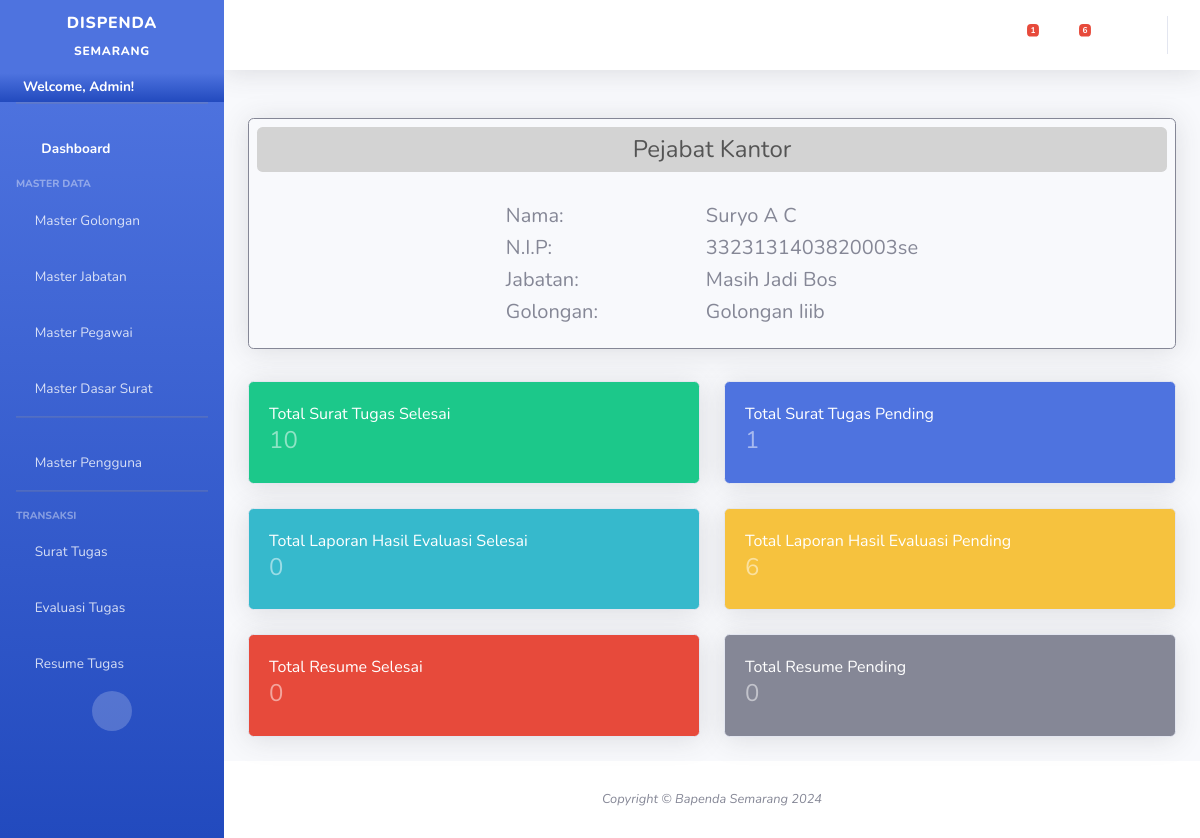
Page / (signed in) on the committed database.
### surat_tugas/models.py (models this page shows, shortened)
class Pengguna(AbstractUser):
    updatedAt = models.DateTimeField(auto_now_add=True,null=True)
    updatedBy = models.CharField(max_length=20,null=True,blank=True)
    is_edit = models.BooleanField(default=False)
    is_delete = models.BooleanField(default=False)
    is_create = models.BooleanField(default=True)
    email = models.CharField(max_length=100,blank=True,null=True,unique=True)

class ConfigDispenda(models.Model):
    is_PLT = models.BooleanField(default=False)
    kepala = models.ForeignKey(MasterPegawai,on_delete=models.RESTRICT)
    updatedBy = models.CharField(max_length=20,blank=True,null=True)
    updatedAt = models.DateTimeField(auto_now_add=True,null=True)

class MasterPegawai(models.Model):
    nik = models.CharField(max_length=50,blank=False,primary_key=True,default="")
    nama = models.CharField(max_length=100,blank=False,null=False)
    kode_jabatan = models.ForeignKey(MasterJabatan,on_delete=models.RESTRICT)
    kode_golongan = models.ForeignKey(MasterGolongan,on_delete=models.RESTRICT)
    updatedAt = models.DateTimeField(auto_now_add=True,null=True)
    is_kepala = models.BooleanField(default=False)
    updatedBy = models.CharField(max_length=20,blank=True,null=True)
    is_update = models.BooleanField(default=False,blank=True,null=True)

class MasterJabatan(models.Model):
    kode_jabatan = models.CharField(max_length=10,primary_key=True,unique=True,blank=True,default="")
    keterangan = models.CharField(max_length=50)
    updatedAt = models.DateTimeField(auto_now_add=True,null=True)
    updatedBy = models.CharField(max_length=20,blank=True,null=True)
    is_update = models.BooleanField(default=False,blank=True,null=True)
    def __str__(self):
        return self.keterangan

class MasterGolongan(models.Model):
    kode_golongan = models.CharField(max_length=10,primary_key=True,unique=True,blank=True,default="")
    keterangan = models.CharField(max_length=50)
    updatedAt = models.DateTimeField(auto_now_add=True,null=True)
    updatedBy = models.CharField(max_length=20,blank=True,null=True)
    is_update = models.BooleanField(default=False,blank=True,null=True)
    def __str__(self):
        return self.keterangan

### cms/views.py (the view)
# urls.py: path('', dashboard, name='dashboard'),
def dashboard(request):
	if(request.user.is_authenticated != True):
		return HttpResponseRedirect('/auth/')
	jml_pending_surattugas = TrxSuratTugas.objects.all().filter(submit=False).count()
	jml_sukses_surattugas = TrxSuratTugas.objects.all().filter(submit=True).count()
	jml_pending_lhe = headerLHE.objects.all().filter(submit=False).count()
	jml_sukses_lhe = headerLHE.objects.all().filter(submit=True).count()
	configdispenda = ConfigDispenda.objects.all()
	if configdispenda.count()==0:
		configdispenda=None
	else:
		configdispenda=configdispenda[0]
	context={
		'username': request.user.username,
		'jml_pending_surattugas': jml_pending_surattugas,
		'jml_sukses_surattugas': jml_sukses_surattugas,
		'jml_sukses_lhe':jml_sukses_lhe,
		'jml_pending_lhe':jml_pending_lhe,
		'kepala':configdispenda,
		'pending_surat':getPendingSurat(),
		'pending_lhe':getPendingLHE()
	}
	return render(request,'master/dashboard.html',context)

### cms/views.py (called while the page is built)
def getPendingSurat():
	return TrxSuratTugas.objects.all().filter(submit=False)

def getPendingLHE():
	return headerLHE.objects.all().filter(submit=False)

### surat_tugas/models.py (called while the page is built)
    def __str__(self):
        return self.nomor_surat

### templates/master/dashboard.html
{% extends 'base.html'%}
{% load static %}
{% block contents%}
                            <div class="row">
                                <div class="col-12 mb-4">
                                    <div class="card bg-light h4 shadow border-secondary">
                                        <div class="rounded m-2 text-center  p-2" style="color:rgba(0, 0, 0, 0.6);background-color: lightgray;">Pejabat Kantor</div>
                                        <div class="card-body d-flex justify-content-center">
                                            {% if kepala.kepala.nik%}
                                            <table>
                                                <tr>
                                                    <td class="p-1 h5" style="width: 200px;">Nama:</td>
                                                    <td class="p-1 h5 ">{% if kepala.is_PLT %}Plt. {%endif%}{{kepala.kepala.nama|title}}</td>
                                                </tr>
                                                <tr>
                                                    <td class="p-1 h5 ">N.I.P:</td>
                                                    <td class="p-1 h5 ">{{kepala.kepala.nik|title}}</td>
                                                </tr>
                                                <tr>
                                                    <td class="p-1 h5 ">Jabatan:</td>
                                                    <td class="p-1 h5 ">{{kepala.kepala.kode_jabatan|title}}</td>
                                                </tr>
                                                <tr>
                                                    <td class="p-1 h5 ">Golongan:</td>
                                                    <td class="p-1 h5 ">{{kepala.kepala.kode_golongan|title}}</td>
                                                </tr>
                                            </table>
                                            {% else %}
                                            <span>Silakan Lakukan Konfigurasi Sistem Terlebih dahulu!</span>
                                            {% endif %}
                                        </div>
                                    </div>
                                </div>
                                <div class="col-lg-6 mb-4">
                                    <div class="card bg-success text-white shadow">
                                        <div class="card-body">
                                            Total Surat Tugas Selesai
                                            <div class="text-white-50 h4">{{jml_sukses_surattugas}}</div>
                                        </div>
                                    </div>
                                </div>
                                <div class="col-lg-6 mb-4">
                                    <div class="card bg-primary text-white shadow">
                                        <div class="card-body">
                                            Total Surat Tugas Pending
                                            <div class="text-white-50 h4">{{jml_pending_surattugas}}</div>
                                        </div>
                                    </div>
                                </div>
                                 <div class="col-lg-6 mb-4">
                                    <div class="card bg-info text-white shadow">
                                        <div class="card-body">
                                            Total Laporan Hasil Evaluasi Selesai
                                            <div class="text-white-50 h4">{{jml_sukses_lhe}}</div>
                                        </div>
                                    </div>
                                </div>
                                <div class="col-lg-6 mb-4">
                                    <div class="card bg-warning text-white shadow">
                                        <div class="card-body">
                                            Total Laporan Hasil Evaluasi Pending
                                            <div class="text-white-50 h4">{{jml_pending_lhe}}</div>
                                        </div>
                                    </div>
                                </div>
                                 <div class="col-lg-6 mb-4">
                                    <div class="card bg-danger text-white shadow">
                                        <div class="card-body">
                                            Total Resume Selesai
                                            <div class="text-white-50 h4">0</div>
                                        </div>
                                    </div>
                                </div>
                                <div class="col-lg-6 mb-4">
                                    <div class="card bg-secondary text-white shadow">
                                        <div class="card-body">
                                            Total Resume Pending
                                            <div class="text-white-50 h4">0</div>
                                        </div>
                                    </div>
                                </div>
                            </div>
{% endblock%}

### templates/base.html (shortened to what this page needs)
{% load static %}
<!DOCTYPE html>
<html lang="en">
<head>
    <link href="https://cdn.jsdelivr.net/npm/bootstrap@5.0.2/dist/css/bootstrap.min.css" rel="stylesheet">
    <link href="{% static 'vendor/fontawesome-free/css/all.min.css'%}" rel="stylesheet" type="text/css">
    <link href="{% static 'css/sb-admin-2.min.css' %}" rel="stylesheet">
</head>
<body id="page-top">
    <div id="wrapper">
        <ul class="navbar-nav bg-gradient-primary sidebar sidebar-dark accordion" id="accordionSidebar">
            <a class="sidebar-brand d-flex align-items-center justify-content-center" href="/">
                <div class="sidebar-brand-text mx-3">DISPENDA <sub>SEMARANG</sub></div>
            </a>
            <li class="nav-item ">
                <a class="bg-gradient-primary fw-bold  p-1 nav-link collapsed text-white" href="#" data-toggle="collapse" data-target="#profile"
                    aria-expanded="true" aria-controls="collapseTwo">
                    <i class="fa fa-user-circle"></i>
                    <span class="text-black">Welcome, {{user.username|title}}!</span>
                </a>
            </li>
            <hr class="sidebar-divider">
            <li class="nav-item active">
                <a class="nav-link" href="/">
                    <i class="fas fa-fw fa-tachometer-alt"></i>
                    <span>Dashboard</span></a>
            </li>
            <div class="sidebar-heading">
                Master Data
            </div>
            <li class="nav-item">
                <a class="nav-link collapsed" href="#" data-toggle="collapse" data-target="#golongan"
                    aria-expanded="true" aria-controls="collapseTwo">
                    <i class="fa fa-circle"></i>
                    <span>Master Golongan</span>
                </a>
            </li>
            <li class="nav-item">
                <a class="nav-link collapsed" href="#" data-toggle="collapse" data-target="#jabatan"
                    aria-expanded="true" aria-controls="collapseTwo">
                    <i class="fa fa-dot-circle"></i>
                    <span>Master Jabatan</span>
                </a>
            </li>
            <li class="nav-item">
                <a class="nav-link collapsed" href="#" data-toggle="collapse" data-target="#pegawai"
                    aria-expanded="true" aria-controls="collapseTwo">
                    <i class="fa fa-user-plus"></i>
                    <span>Master Pegawai</span>
                </a>
            </li>
            <li class="nav-item">
                <a class="nav-link collapsed" href="#" data-toggle="collapse" data-target="#dasarsurat"
                    aria-expanded="true" aria-controls="collapseTwo">
                    <i class="fa fa-newspaper"></i>
                    <span>Master Dasar Surat</span>
                </a>
            </li>
            <hr class="sidebar-divider">
            {% if user.is_superuser%}
            <li class="nav-item">
                <a class="nav-link collapsed" href="#" data-toggle="collapse" data-target="#pengguna"
                    aria-expanded="true" aria-controls="collapseTwo">
                    <i class="fa fa-users"></i>
                    <span>Master Pengguna</span>
                </a>
            </li>
            {%endif%}
            <hr class="sidebar-divider">
            <div class="sidebar-heading">
                Transaksi
            </div>
            <li class="nav-item">
                <a class="nav-link collapsed" href="#" data-toggle="collapse" data-target="#suratTugas"
                    aria-expanded="true" aria-controls="collapseTwo">
                    <i class="fa fa-envelope"></i>
                    <span>Surat Tugas</span>
                </a>
            </li>
            <li class="nav-item">
                <a class="nav-link collapsed" href="#" data-toggle="collapse" data-target="#evaluasiTugas"
                    aria-expanded="true" aria-controls="collapseTwo">
                    <i class="fa fa-file"></i>
                    <span>Evaluasi Tugas</span>
                </a>
            </li>
            <li class="nav-item">
                <a class="nav-link collapsed" href="#" data-toggle="collapse" data-target="#laporanTugas"
                    aria-expanded="true" aria-controls="collapseTwo">
                    <i class="fa fa-file-archive"></i>
                    <span>Resume Tugas</span>
                </a>
            </li>
            <div class="text-center d-none d-md-inline">
                <button class="rounded-circle border-0" id="sidebarToggle"></button>
            </div>
        </ul>
        <div id="content-wrapper" class="d-flex flex-column">
            <div id="content">
                <nav class="navbar navbar-expand navbar-light bg-white topbar mb-4 static-top shadow">
                    <ul class="navbar-nav ml-auto">
                        <li class="nav-item dropdown no-arrow mx-1">
                            <a class="nav-link dropdown-toggle" href="#" id="messagesDropdown" role="button"
                                data-toggle="dropdown" aria-haspopup="true" aria-expanded="false">
                                <i class="fas fa-envelope fa-fw"></i>
                                {% if pending_surat.count > 0 %}
                                <span class="badge badge-danger badge-counter">{{pending_surat.count}}</span>
                                {% endif %}
                            </a>
                        </li>
                        <li class="nav-item dropdown no-arrow mx-1">
                            <a class="nav-link dropdown-toggle" href="#" id="messagesDropdown" role="button"
                                data-toggle="dropdown" aria-haspopup="true" aria-expanded="false">
                                <i class="fas fa-file fa-fw"></i>
                                {% if pending_lhe.count > 0 %}
                                <span class="badge badge-danger badge-counter">{{pending_lhe.count}}</span>
                                {% endif %}
                            </a>
                        </li>
                        <li class="nav-item dropdown no-arrow mx-1">
                            <a class="nav-link dropdown-toggle" href="#" id="messagesDropdown" role="button"
                                data-toggle="dropdown" aria-haspopup="true" aria-expanded="false">
                                <i class="fas fa-file-archive fa-fw"></i>
                            </a>
                        </li>
                    </ul>
                </nav>
                <div class="container-fluid">
                    {% block contents%}
                    {% endblock %}
                </div>
            </div>
            <footer class="sticky-footer bg-white">
                <div class="container my-auto">
                    <div class="copyright text-center my-auto">
                        {% now "Y" as current_year %}
                        <span><i>Copyright &copy; Bapenda Semarang {% if current_year != '2024' %}2024-{%now "Y"%} {% else %}2024 {%endif%}</i></span>
                    </div>
                </div>
            </footer>
        </div>
    </div>
</body>
</html>

### rows in the picture
Pengguna: username "Admin"
ConfigDispenda: kepala.nama "Suryo A C", kepala.nik "3323131403820003se", kepala.kode_jabatan "Masih Jadi Bos", kepala.kode_golongan "Golongan Iiib"

### other values in the picture
{{ pending_surat.count }} "1"
{{ pending_lhe.count }} "6"
{{ jml_sukses_surattugas }} "10"
{{ jml_pending_surattugas }} "1"
{{ jml_sukses_lhe }} "0"
{{ jml_pending_lhe }} "6"
